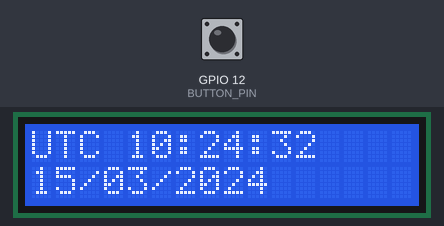
Bench run of a sketch on a simulated ESP8266 (NodeMCU). Parts: 16×2 character LCD. The inputs (shaded band) are chosen by the test bench; at power-on: GPIO 12 (BUTTON_PIN) HIGH. WiFi joins after 1.5 s; servers stay silent unless stated; the local clock reads 2024-03-15 10:24:30 at power-on unless the sketch sets it.

Above: at 2.9 s.
3.0 s: GPIO 12 (BUTTON_PIN) pulled LOW for 0.65 s
At 4.2 s:
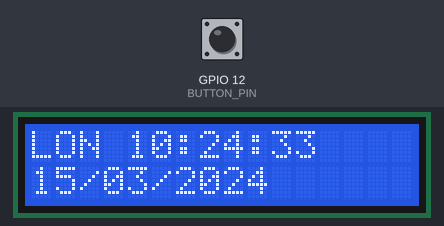
6.7 s: GPIO 12 (BUTTON_PIN) pulled LOW for 1 s
At 7.9 s:
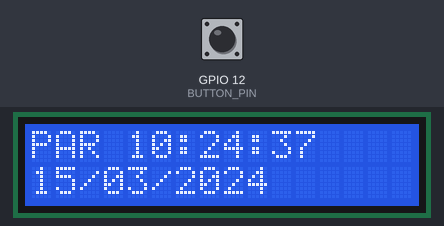
10.8 s: GPIO 12 (BUTTON_PIN) pulled LOW for 0.65 s
At 11.6 s:
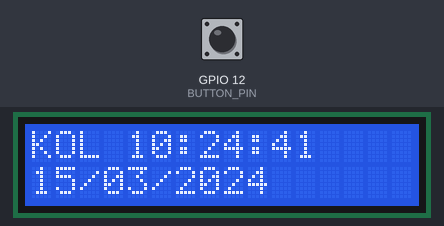
14.5 s: GPIO 12 (BUTTON_PIN) pulled LOW for 3.2 s
At 15.9 s:
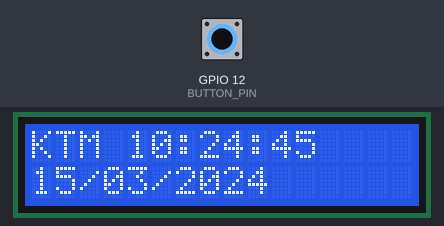
19.7 s: GPIO 12 (BUTTON_PIN) pulled LOW for 0.65 s
At 21.2 s:
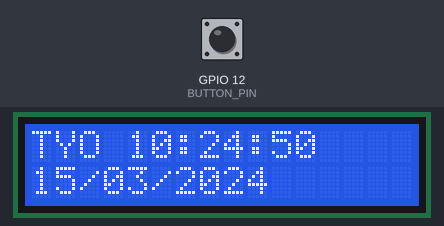
23.4 s: GPIO 12 (BUTTON_PIN) pulled LOW for 1 s
At 24.9 s:
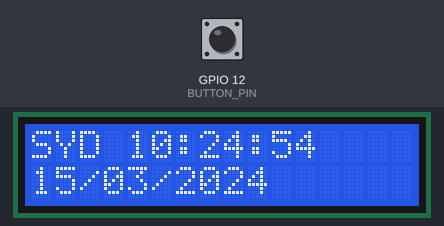
Timing chart, 0 to 26.4 s (numbered marks = the images above; inputs shaded):
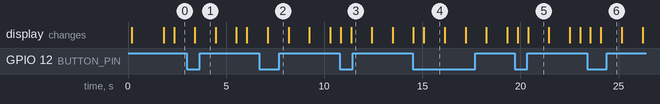

The sketch:

world_clock.ino
```cpp
/*
ESP8266 NTP + DS3231 RTC + Timezone Switch
Push button cycles through 20 time zones
DST supported via POSIX TZ strings
*/

#include <Wire.h>
#include <LiquidCrystal_I2C.h>
#include <RTClib.h>
#include <time.h>
#include <ESP8266WiFi.h>

LiquidCrystal_I2C LCD(0x27, 16, 2);
RTC_DS3231 rtc;

#define NTP_SERVER "pool.ntp.org"

#define WIFI_SSID "A54"
#define WIFI_PASS "ananyad2005"

#define BUTTON_PIN 12

int lastButtonState = HIGH;

const char* places[] = {
  "UTC","LON","PAR","KOL","KTM",
  "TYO","SYD","NYC","CHI","DEN",
  "LAX","SAO","JNB","MSC","DXB",
  "SHA","AKL","SGP","ANC","HNL"
};

const char* tzSpecs[] = {
  "UTC0",
  "GMT0BST",
  "CET-1",
  "IST-5:30",
  "NPT-5:45",
  "JST-9",
  "AEST-10",
  "EST5EDT",
  "CST6CDT",
  "MST7MDT",
  "PST8PDT",
  "BRT3",
  "SAST-2",
  "MSK-3",
  "GST-4",
  "CST-8",
  "NZST-13",
  "SGT-8",
  "AKST9AKDT",
  "HST10"
};

const int NUM_ZONES = 20;
int timezoneIndex = 0;

char timeBuf[16];
char dateBuf[16];

bool rtcPresent = false;

void applyTZ(int idx)
{
    if(idx < 0 || idx >= NUM_ZONES) return;

    setenv("TZ", tzSpecs[idx], 1);
    tzset();
}

void setSystemTimeFromRTC()
{
    if(!rtcPresent) return;

    DateTime dt = rtc.now();
    time_t t = (time_t)dt.unixtime();

    if(t < 100000) return;

    struct timeval tv;
    tv.tv_sec = t;
    tv.tv_usec = 0;

    settimeofday(&tv, nullptr);
}

void writeRTCfromSystemTime()
{
    if(!rtcPresent) return;

    time_t now = time(nullptr);

    if(now < 100000) return;

    rtc.adjust(DateTime((uint32_t)now));
}

bool tryNtpSync(uint32_t timeoutMs = 5000)
{
    configTime(0, 0, NTP_SERVER);

    uint32_t start = millis();

    struct tm ti;

    while(millis() - start < timeoutMs)
    {
        if(getLocalTime(&ti, 2000))
            return true;

        delay(200);
    }

    return false;
}

void printTimeToLCD()
{
    struct tm ti;

    if(!getLocalTime(&ti, 2000))
    {
        LCD.setCursor(0,0);
        LCD.print("Time Err");
        return;
    }

    strftime(timeBuf, sizeof(timeBuf), "%H:%M:%S", &ti);
    strftime(dateBuf, sizeof(dateBuf), "%d/%m/%Y", &ti);

    LCD.setCursor(0,0);
    LCD.print(places[timezoneIndex]);
    LCD.print(" ");
    LCD.print(timeBuf);

    int used1 =
        strlen(places[timezoneIndex]) +
        1 +
        strlen(timeBuf);

    for(int i = used1; i < 16; i++)
        LCD.print(' ');

    LCD.setCursor(0,1);
    LCD.print(dateBuf);

    int used2 = strlen(dateBuf);

    for(int i = used2; i < 16; i++)
        LCD.print(' ');
}

void checkButton()
{
    int reading = digitalRead(BUTTON_PIN);

    if(reading == LOW && lastButtonState == HIGH)
    {
        timezoneIndex++;

        if(timezoneIndex >= NUM_ZONES)
            timezoneIndex = 0;

        applyTZ(timezoneIndex);
    }

    lastButtonState = reading;
}

void setup()
{
    Serial.begin(115200);

    delay(100);

    Wire.begin();

    LCD.init();
    LCD.backlight();

    pinMode(BUTTON_PIN, INPUT_PULLUP);

    LCD.clear();
    LCD.print("Starting...");

    rtcPresent = rtc.begin();

    WiFi.begin(WIFI_SSID, WIFI_PASS);

    uint32_t wifiStart = millis();

    while(WiFi.status() != WL_CONNECTED &&
          millis() - wifiStart < 10000)
    {
        delay(200);
    }

    if(WiFi.status() == WL_CONNECTED)
    {
        if(tryNtpSync(8000))
        {
            if(rtcPresent)
                writeRTCfromSystemTime();
        }
        else
        {
            if(rtcPresent)
                setSystemTimeFromRTC();
        }
    }
    else
    {
        if(rtcPresent)
            setSystemTimeFromRTC();
    }

    applyTZ(timezoneIndex);

    LCD.clear();
}

void loop()
{
    checkButton();

    printTimeToLCD();

    delay(500);
}
```

Measured:
- after the input at 3.0 s, the display: changes after 0.41 s (image 1)
- after the input at 6.7 s, the display: changes after 0.42 s (image 2)
- after the input at 10.8 s, the display: first changes at once (image 3 shows a later state)
- after the input at 14.5 s, the display: first changes after 0.05 s (image 4 shows a later state)
- after the input at 19.7 s, the display: first changes after 0.16 s (image 5 shows a later state)
- after the input at 23.4 s, the display: first changes after 0.17 s (image 6 shows a later state)
- what the display in image 4 shows lasts 1.0 s, from 15.1 s to 16.1 s
